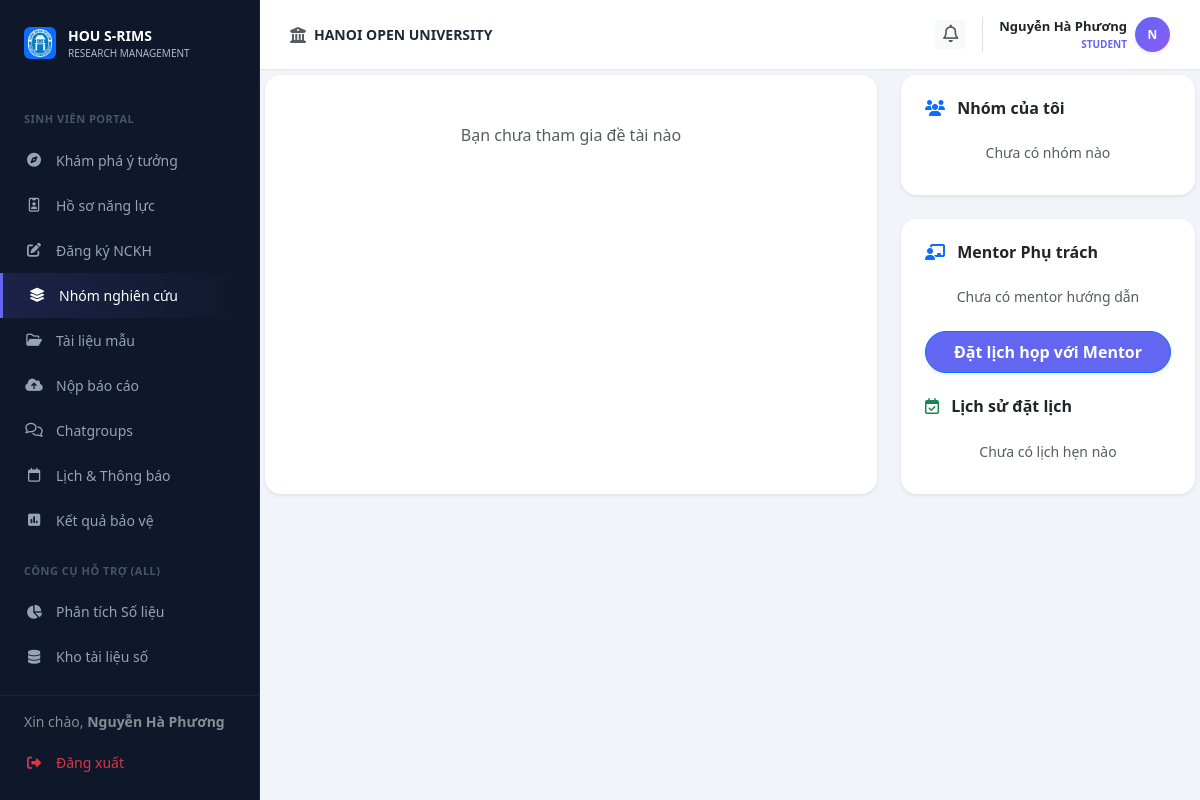
/student/progress (signed in), run on an earlier commit of the app's database.
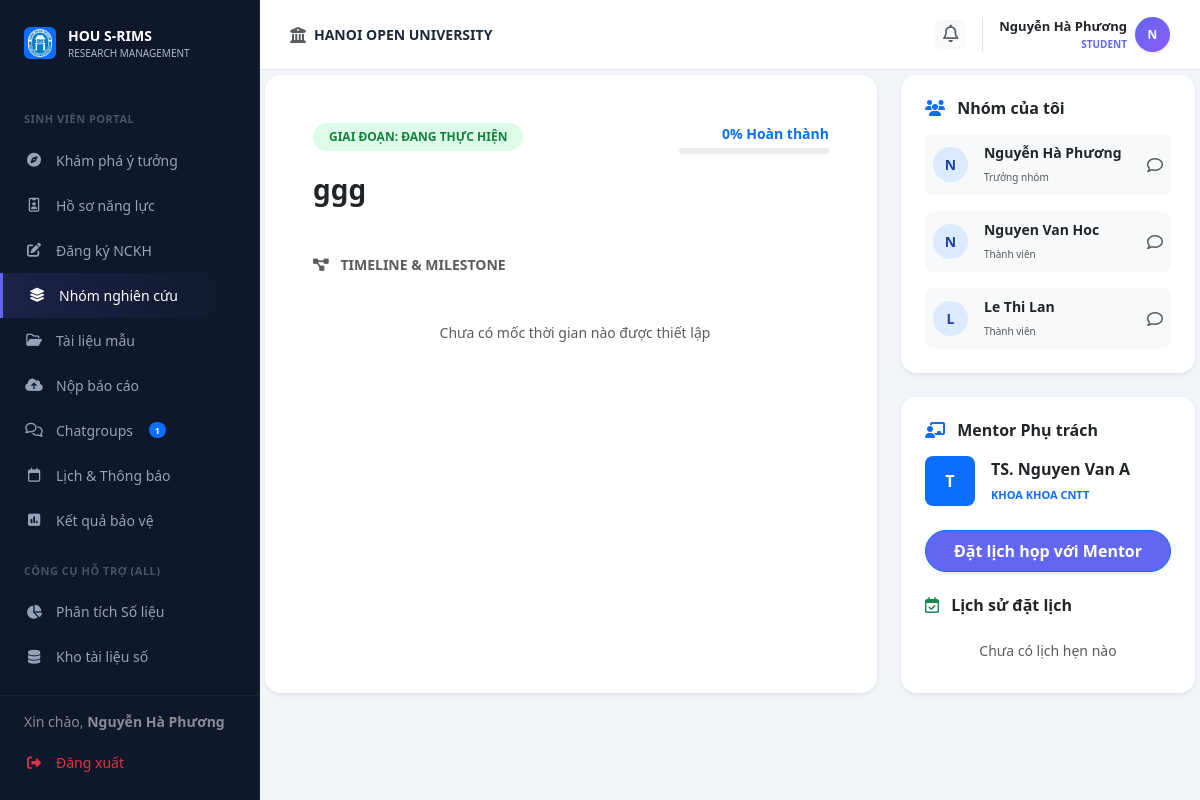
And on a later commit of the database.
### models.py (models this page shows)
class Topic(db.Model):
    __tablename__ = 'topics'
    id = db.Column(db.Integer, primary_key=True)
    title = db.Column(db.String(200), nullable=False)   # renamed from 'name'
    description = db.Column(db.Text, nullable=True)
    batch_id = db.Column(db.Integer, db.ForeignKey('batches.id'), nullable=True)
    mentor_id = db.Column(db.Integer, db.ForeignKey('users.id'), nullable=True)
    group_id = db.Column(db.Integer, db.ForeignKey('groups.id'), nullable=True)
    status = db.Column(db.String(20), default='pending') # pending, faculty_pending, approved, rejected
    created_at = db.Column(db.DateTime, default=datetime.utcnow)
    meetings = db.relationship('Meeting', backref='topic', lazy=True)
    milestones = db.relationship('Milestone', backref='topic', lazy=True)

class GroupMember(db.Model):
    __tablename__ = 'group_members'
    id = db.Column(db.Integer, primary_key=True)
    group_id = db.Column(db.Integer, db.ForeignKey('groups.id'), nullable=False)
    student_id = db.Column(db.Integer, db.ForeignKey('users.id'), nullable=False)
    status = db.Column(db.String(20), default='accepted') # 'accepted', 'pending'

class User(db.Model):
    __tablename__ = 'users'
    id = db.Column(db.Integer, primary_key=True)
    username = db.Column(db.String(50), unique=True, nullable=False)
    password_hash = db.Column(db.String(128), nullable=False)
    full_name = db.Column(db.String(100), nullable=False)
    email = db.Column(db.String(120), unique=True, nullable=False)
    phone = db.Column(db.String(20), nullable=True)
    bio = db.Column(db.Text, nullable=True)
    role = db.Column(db.String(20), nullable=False) # Admin, Lecturer, Student
    student_id = db.Column(db.String(20), nullable=True)   # MSSV for students
    faculty = db.Column(db.String(100), nullable=True)      # faculty / department
    topics_mentored = db.relationship('Topic', backref='mentor', lazy=True)
    group_memberships = db.relationship('GroupMember', backref='student', lazy=True)

### routes/student_bp.py (the view)
@student_bp.route('/progress')
def progress():
    user_id = session.get('user_id')
    my_groups = Group.query.join(GroupMember).join(Batch).filter(GroupMember.student_id == user_id, Batch.status == 'active').all()
    my_topics = []
    topic_milestones = []
    if my_groups:
        group_ids = [g.id for g in my_groups]
        my_topics = Topic.query.join(Batch).filter(Topic.group_id.in_(group_ids), Batch.status == 'active').all()
        if my_topics:
            topic_milestones = Milestone.query.filter_by(topic_id=my_topics[0].id).order_by(Milestone.deadline.asc()).all()
            total_progress = 0
            for m in topic_milestones:
                p = Progress.query.filter_by(milestone_id=m.id).order_by(Progress.updated_at.desc()).first()
                m.progress_pct = p.percentage if p else 0
                total_progress += m.progress_pct
            if len(topic_milestones) > 0:
                total_progress = total_progress // len(topic_milestones)
            my_topics[0].total_progress = total_progress
    from models import Meeting
    my_meetings = Meeting.query.filter_by(organizer_id=user_id).order_by(Meeting.start_time.desc()).all()
    return render_template('student/progress.html', my_groups=my_groups, my_topics=my_topics, topic_milestones=topic_milestones, my_meetings=my_meetings)

### routes/student_bp.py (called while the page is built)
@student_bp.before_request
def require_student():
    if session.get('role') != 'student':
        return redirect(url_for('auth.login'))

### templates/student/progress.html (shortened to what the changed rows need)
{% extends "layouts/student_layout.html" %}
{% block student_content %}
<div id="view-s-group" class="fade-in ">
                <div class="row g-4">
                    <div class="col-md-8">
                        {% if my_topics and my_topics|length > 0 %}
                        {% set active_topic = my_topics[0] %}
                        <div class="card border-0 shadow-sm rounded-4 p-5 h-100">
                            <div class="d-flex justify-content-between align-items-start mb-3">
                                <span class="badge bg-success-subtle text-success rounded-pill px-3 py-2 fw-bold small">GIAI ĐOẠN: ĐANG THỰC HIỆN</span>
                                <div class="text-end">
                                    <div class="small fw-bold text-primary mb-1">{{ active_topic.total_progress | default(0) }}% Hoàn thành</div>
                                    <div class="progress" style="height: 6px; width: 150px;">
                                    </div>
                                </div>
                            </div>
                            <h3 class="fw-bold mb-5" style="line-height: 1.4;">{{ active_topic.title }}</h3>
                            <h6 class="fw-bold text-muted text-uppercase mb-4 small"><i class="fa-solid fa-diagram-project me-2"></i> TIMELINE & MILESTONE</h6>
                            <div class="timeline-container ps-2">
                                {% if topic_milestones %}
                                    {% for m in topic_milestones %}
                                    <div class="timeline-item {{ 'active' if m.progress_pct == 100 else ('current' if m.progress_pct > 0 else '') }}">
                                        <div class="timeline-dot"></div>
                                        <div class="d-flex justify-content-between align-items-center w-100">
                                            <div>
                                                <div class="fw-bold {{ 'text-primary' if m.progress_pct > 0 and m.progress_pct < 100 else 'text-dark' }}">{{ m.name }}</div>
                                                <small class="{{ 'text-primary fw-bold' if m.progress_pct > 0 and m.progress_pct < 100 else 'text-muted' }}">Deadline: {{ m.deadline.strftime('%d/%m/%Y') }} - Đạt {{ m.progress_pct }}%</small>
                                            </div>
                                            {% if m.progress_pct == 100 %}
                                                <i class="fa-solid fa-circle-check text-success fs-5"></i>
                                            {% elif m.progress_pct > 0 %}
                                                <div class="spinner-border spinner-border-sm text-primary" role="status"></div>
                                            {% else %}
                                                <i class="fa-regular fa-circle text-muted"></i>
                                            {% endif %}
                                        </div>
                                    </div>
                                    {% endfor %}
                                {% else %}
                                    <div class="text-center py-4 text-muted small">Chưa có mốc thời gian nào được thiết lập</div>
                                {% endif %}
                            </div>
                        </div>
                        {% else %}
                        <div class="card border-0 shadow-sm rounded-4 p-5 h-100 text-center">
                            <div class="text-muted">Bạn chưa tham gia đề tài nào</div>
                        </div>
                        {% endif %}
                    </div>
                    <div class="col-md-4 d-flex flex-column gap-4">
                        <div class="card border-0 shadow-sm rounded-4 p-4">
                            <div class="d-flex flex-column gap-3">
                                {% if my_groups %}
                                    {% for g in my_groups %}
                                        {% for member in g.members %}
                                        <div class="d-flex align-items-center justify-content-between p-2 bg-light rounded-3">
                                            <div class="d-flex align-items-center gap-3">
                                                <div class="bg-primary-subtle text-primary rounded-circle d-flex align-items-center justify-content-center fw-bold small" style="width: 35px; height: 35px;">{{ member.student.full_name[0] if member.student and member.student.full_name else 'S' }}</div>
                                                <div><div class="fw-bold text-dark small">{{ member.student.full_name if member.student else 'Thành viên' }}</div><small class="text-muted" style="font-size: 10px;">{{ 'Trưởng nhóm' if loop.first else 'Thành viên' }}</small></div>
                                            </div>
                                            <i class="fa-regular fa-comment text-muted"></i>
                                        </div>
                                        {% endfor %}
                                    {% endfor %}
                                {% else %}
                                    <div class="text-muted small text-center py-2">Chưa có nhóm nào</div>
                                {% endif %}
                            </div>
                        </div>
                        <div class="card border-0 shadow-sm rounded-4 p-4 mt-auto">
                            <h6 class="fw-bold mb-3"><i class="fa-solid fa-chalkboard-user me-2 text-primary"></i> Mentor Phụ trách</h6>
                            {% if my_topics and my_topics|length > 0 and my_topics[0].mentor %}
                            <div class="d-flex align-items-center gap-3 mb-4">
                                <div class="bg-primary text-white rounded-3 d-flex align-items-center justify-content-center fw-bold" style="width: 50px; height: 50px;">{{ my_topics[0].mentor.full_name[0] if my_topics[0].mentor.full_name else 'GV' }}</div>
                                <div><div class="fw-bold">{{ my_topics[0].mentor.full_name }}</div><small class="text-primary fw-bold text-uppercase" style="font-size: 11px;">KHOA {{ my_topics[0].mentor.faculty or 'CNTT' }}</small></div>
                            </div>
                            {% else %}
                            <div class="text-muted small text-center py-2 mb-3">Chưa có mentor hướng dẫn</div>
                            {% endif %}
                            <button class="btn btn-primary w-100 rounded-pill fw-bold small py-2 shadow-sm mb-4" style="background-color: #6366f1;" data-bs-toggle="modal" data-bs-target="#modalScheduleMeeting">Đặt lịch họp với Mentor</button>
                            <h6 class="fw-bold mb-3"><i class="fa-regular fa-calendar-check me-2 text-success"></i> Lịch sử đặt lịch</h6>
                            <div class="d-flex flex-column gap-2" style="max-height: 200px; overflow-y: auto;">
                                {% if my_meetings %}
                                    {% for meeting in my_meetings %}
                                    <div class="p-2 border rounded-3 bg-light">
                                        <div class="fw-bold text-dark small mb-1">{{ meeting.title }}</div>
                                        <div class="d-flex justify-content-between align-items-center">
                                            <small class="text-muted" style="font-size: 11px;">{{ meeting.start_time.strftime('%d/%m/%Y %H:%M') }}</small>
                                            <span class="badge bg-secondary" style="font-size: 10px;">Đã gửi</span>
                                        </div>
                                    </div>
                                    {% endfor %}
                                {% else %}
                                    <div class="text-muted small text-center py-2">Chưa có lịch hẹn nào</div>
                                {% endif %}
                            </div>
                        </div>
                    </div>
                </div>
        </div>
{% endblock %}

### templates/components/sidebar.html (shortened to what this page needs)
<div class="sidebar">
    <div class="sidebar-logo">
        <div class="d-flex align-items-center justify-content-center bg-primary rounded p-1" style="width: 32px; height: 32px;">
            <img src="{{ url_for('static', filename='assets/images/logo.png') }}" alt="" style="max-width:100%;">
        </div>
        <div>
            <div class="fw-bold text-white" style="font-size: 14px;">HOU S-RIMS</div>
            <div style="font-size: 10px; color: #aeb9cc;">RESEARCH MANAGEMENT</div>
        </div>
    </div>
    <div class="sidebar-menu-wrapper" style="flex: 1; overflow-y: auto; padding-bottom: 100px;">
    {% if session.get('role') == 'student' %}
    <div class="menu-category">SINH VIÊN PORTAL</div>
    <a href="{{ url_for('student.dashboard') }}" class="nav-link {{ 'active-student' if request.endpoint == 'student.dashboard' else '' }}">
        <i class="fa-solid fa-compass"></i> Khám phá ý tưởng
    </a>
    <a href="{{ url_for('student.portfolio') }}" class="nav-link {{ 'active-student' if request.endpoint == 'student.portfolio' else '' }}">
        <i class="fa-regular fa-id-badge"></i> Hồ sơ năng lực
    </a>
    <a href="{{ url_for('student.register') }}" class="nav-link {{ 'active-student' if request.endpoint == 'student.register' else '' }}">
        <i class="fa-solid fa-pen-to-square"></i> Đăng ký NCKH
    </a>
    <a href="{{ url_for('student.progress') }}" class="nav-link {{ 'active-student' if request.endpoint == 'student.progress' else '' }}">
        <i class="fa-solid fa-layer-group"></i> Nhóm nghiên cứu
    </a>
    <a href="{{ url_for('student.templates_page') }}" class="nav-link {{ 'active-student' if request.endpoint == 'student.templates_page' else '' }}">
        <i class="fa-regular fa-folder-open"></i> Tài liệu mẫu
    </a>
    <a href="{{ url_for('student.submit') }}" class="nav-link {{ 'active-student' if request.endpoint == 'student.submit' else '' }}">
        <i class="fa-solid fa-cloud-arrow-up"></i> Nộp báo cáo
    </a>
    <a href="{{ url_for('student.chat') }}" class="nav-link {{ 'active-student' if request.endpoint == 'student.chat' else '' }}">
        <i class="fa-regular fa-comments"></i> Chatgroups
        {% set sg_count = global_my_groups_count if global_my_groups_count is defined else (my_groups | length if my_groups is defined else 0) %}
        {% if sg_count > 0 %}<span class="badge bg-primary rounded-pill ms-1" style="font-size: 9px;">{{ sg_count }}</span>{% endif %}
    </a>
    <a href="{{ url_for('student.calendar') }}" class="nav-link {{ 'active-student' if request.endpoint == 'student.calendar' else '' }}">
        <i class="fa-regular fa-calendar"></i> Lịch & Thông báo
    </a>
    <a href="{{ url_for('student.result') }}" class="nav-link {{ 'active-student' if request.endpoint == 'student.result' else '' }}">
        <i class="fa-solid fa-square-poll-vertical"></i> Kết quả bảo vệ
    </a>
    {% endif %}
    <div class="menu-category">CÔNG CỤ HỖ TRỢ (ALL)</div>
    <a href="{{ url_for('web.analysis_page') }}" class="nav-link {{ 'active-main' if request.endpoint == 'web.analysis_page' else '' }}">
        <i class="fa-solid fa-chart-pie"></i> Phân tích Số liệu
    </a>
    <a href="{{ url_for('web.repository_page') }}" class="nav-link {{ 'active-main' if request.endpoint == 'web.repository_page' else '' }}">
        <i class="fa-solid fa-database"></i> Kho tài liệu số
    </a>
    </div>
    <div class="sidebar-footer" style="position: absolute; bottom: 0; left: 0; right: 0; background: var(--sidebar-bg); border-top: 1px solid rgba(255,255,255,0.05); padding: 15px 0;">
        <div class="px-4 mb-2 text-white small opacity-50">
            Xin chào, <strong>{{ session.get('user_name', 'Khách') }}</strong>
        </div>
        <a href="{{ url_for('auth.logout') }}" class="nav-link text-danger">
            <i class="fa-solid fa-right-from-bracket"></i> Đăng xuất
        </a>
    </div>
</div>

What changed in the data, as far as the page shows it:
added Topic: title "ggg"
added GroupMember: student "N", student "Nguyễn Hà Phương", first "Trưởng nhóm"
added GroupMember: student "N", student "Nguyen Van Hoc", first "Thành viên"
added GroupMember: student "L", student "Le Thi Lan", first "Thành viên"
now on this page (row unchanged): User: full_name "T", full_name "TS. Nguyen Van A", faculty "KHOA CNTT"
Also different on the page:
{{ sg_count }}: (not shown) → "1"
{{ active_topic.total_progress | default(0) }}: (not shown) → "0"
text no longer shown: "Bạn chưa tham gia đề tài nào Chưa có nhóm nào Chưa có mentor hướng dẫn"
text now shown: "GIAI ĐOẠN: ĐANG THỰC HIỆN % Hoàn thành TIMELINE & MILESTONE Chưa có mốc thời gian nào được thiết lập KHOA"
